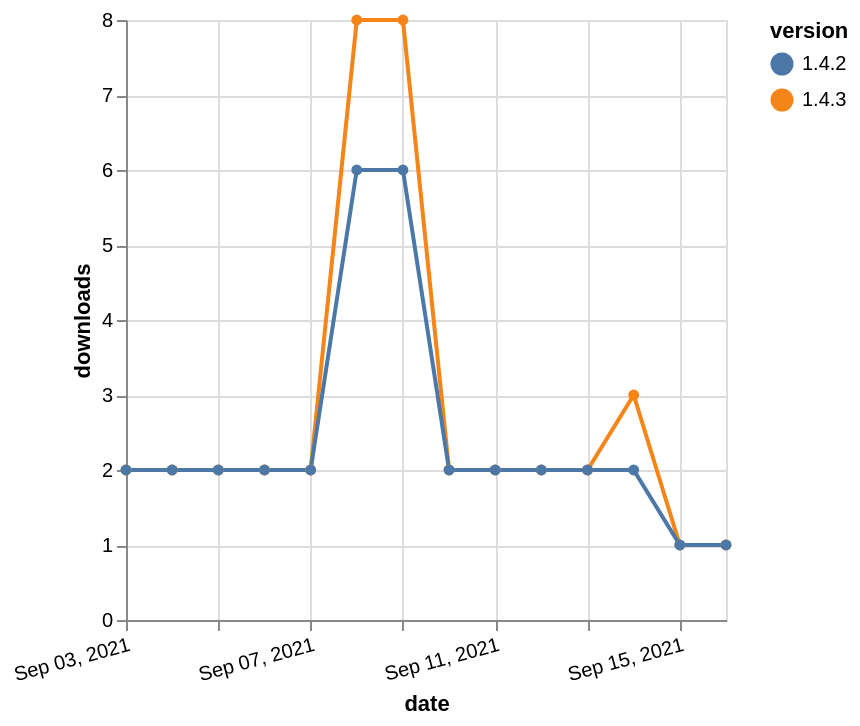

Write the Vega-Lite specification saved for this chart.
### Vega-Lite specification from a JSON file in a GitHub repository (floating-point values rounded to 4 significant figures)
{"$schema": "https://vega.github.io/schema/vega-lite/v5.json", "description": "A simple bar chart with embedded data.", "data": {"values": [{"date": "2021-09-03", "total": 3044, "delta": 2, "version": "1.4.3"}, {"date": "2021-09-04", "total": 3046, "delta": 2, "version": "1.4.3"}, {"date": "2021-09-05", "total": 3048, "delta": 2, "version": "1.4.3"}, {"date": "2021-09-06", "total": 3050, "delta": 2, "version": "1.4.3"}, {"date": "2021-09-07", "total": 3052, "delta": 2, "version": "1.4.3"}, {"date": "2021-09-08", "total": 3060, "delta": 8, "version": "1.4.3"}, {"date": "2021-09-09", "total": 3068, "delta": 8, "version": "1.4.3"}, {"date": "2021-09-10", "total": 3070, "delta": 2, "version": "1.4.3"}, {"date": "2021-09-11", "total": 3072, "delta": 2, "version": "1.4.3"}, {"date": "2021-09-12", "total": 3074, "delta": 2, "version": "1.4.3"}, {"date": "2021-09-13", "total": 3076, "delta": 2, "version": "1.4.3"}, {"date": "2021-09-14", "total": 3079, "delta": 3, "version": "1.4.3"}, {"date": "2021-09-15", "total": 3080, "delta": 1, "version": "1.4.3"}, {"date": "2021-09-16", "total": 3081, "delta": 1, "version": "1.4.3"}, {"date": "2021-09-03", "total": 3788, "delta": 2, "version": "1.4.2"}, {"date": "2021-09-04", "total": 3790, "delta": 2, "version": "1.4.2"}, {"date": "2021-09-05", "total": 3792, "delta": 2, "version": "1.4.2"}, {"date": "2021-09-06", "total": 3794, "delta": 2, "version": "1.4.2"}, {"date": "2021-09-07", "total": 3796, "delta": 2, "version": "1.4.2"}, {"date": "2021-09-08", "total": 3802, "delta": 6, "version": "1.4.2"}, {"date": "2021-09-09", "total": 3808, "delta": 6, "version": "1.4.2"}, {"date": "2021-09-10", "total": 3810, "delta": 2, "version": "1.4.2"}, {"date": "2021-09-11", "total": 3812, "delta": 2, "version": "1.4.2"}, {"date": "2021-09-12", "total": 3814, "delta": 2, "version": "1.4.2"}, {"date": "2021-09-13", "total": 3816, "delta": 2, "version": "1.4.2"}, {"date": "2021-09-14", "total": 3818, "delta": 2, "version": "1.4.2"}, {"date": "2021-09-15", "total": 3819, "delta": 1, "version": "1.4.2"}, {"date": "2021-09-16", "total": 3820, "delta": 1, "version": "1.4.2"}]}, "width": "container", "mark": {"type": "line", "point": {"filled": true}}, "encoding": {"x": {"field": "date", "type": "temporal", "timeUnit": "yearmonthdate", "title": "date", "axis": {"labelAngle": -15}}, "y": {"field": "delta", "type": "quantitative", "title": "downloads"}, "color": {"field": "version", "type": "nominal"}, "tooltip": {"field": "delta"}}}
